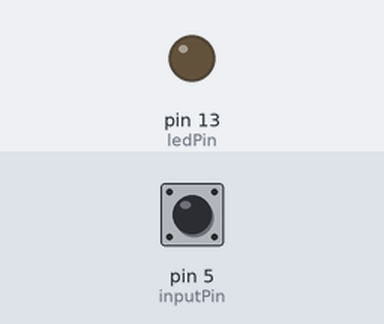
A sketch run on a simulated Arduino Uno, built with avr-gcc and run on an emulated ATmega328P. Shown: output pins drawn as LEDs (lit = HIGH). The inputs (shaded band) are chosen by the test bench; at power-on: pin 5 (inputPin) HIGH.

Above: at 1.2 s.
1.3 s: pin 5 (inputPin) pulled LOW for 0.15 s
At 1.9 s:
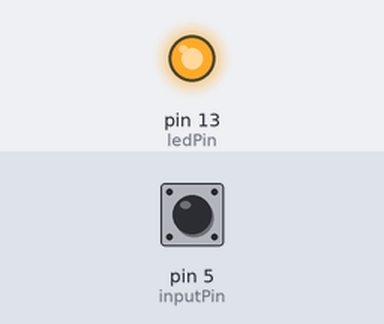
2.9 s: pin 5 (inputPin) pulled LOW for 1 s
At 4.2 s:
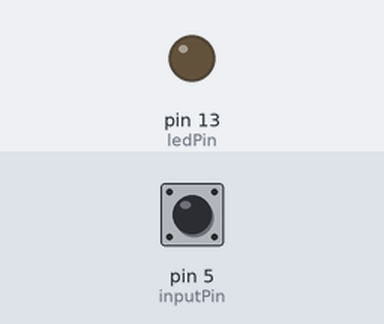
5.4 s: pin 5 (inputPin) pulled LOW for 3.2 s
At 6.2 s:
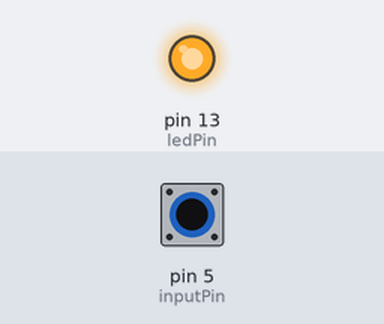
Timing chart, 0 to 8.4 s (numbered marks = the images above; inputs shaded):
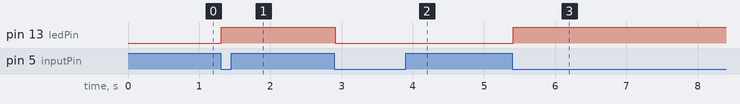

The sketch:

sketch6_07.ino
```cpp
// private include
/* BEGIN USER CODE PI */
#include <Bounce2.h>
/* END USER CODE PI */

// private define
/* BEGIN USER CODE PD */
/* END USER CODE PD */

// private macro
/* BEGIN USER CODE PM */
/* END USER CODE PM */

// private variable
/* BEGIN USER CODE PV */
const int inputPin = 5;
const int ledPin = 13;

int ledValue = LOW;
Bounce bouncer = Bounce();
/* END USER CODE PV */

/* BEGIN USER CODE 0 */
/* END USER CODE 0 */

// private function
/* BEGIN USER CODE PF */
/* END USER CODE PF */

/* BEGIN USER CODE 1 */
/* END USER CODE 1 */

void setup() {
  // put your setup code here, to run once:
  /* BEGIN USER CODE 2 */
  pinMode(ledPin, OUTPUT);
  pinMode(inputPin, INPUT_PULLUP);
  bouncer.attach(inputPin);
  /* END USER CODE 2 */
}

void loop() {
  // put your main code here, to run repeatedly:
  /* END USER CODE LOOP */
  /* BEGIN USER CODE 3 */
  if(bouncer.update() && bouncer.read() == LOW)
  {
    ledValue = !ledValue;
    digitalWrite(ledPin, ledValue);
  }
}
/* END USER CODE 3 */
```

Measured:
- after the input at 1.3 s, pin 13 (ledPin): LOW → HIGH at once
- after the input at 2.9 s, pin 13 (ledPin): HIGH → LOW at once
- after the input at 5.4 s, pin 13 (ledPin): LOW → HIGH at once
